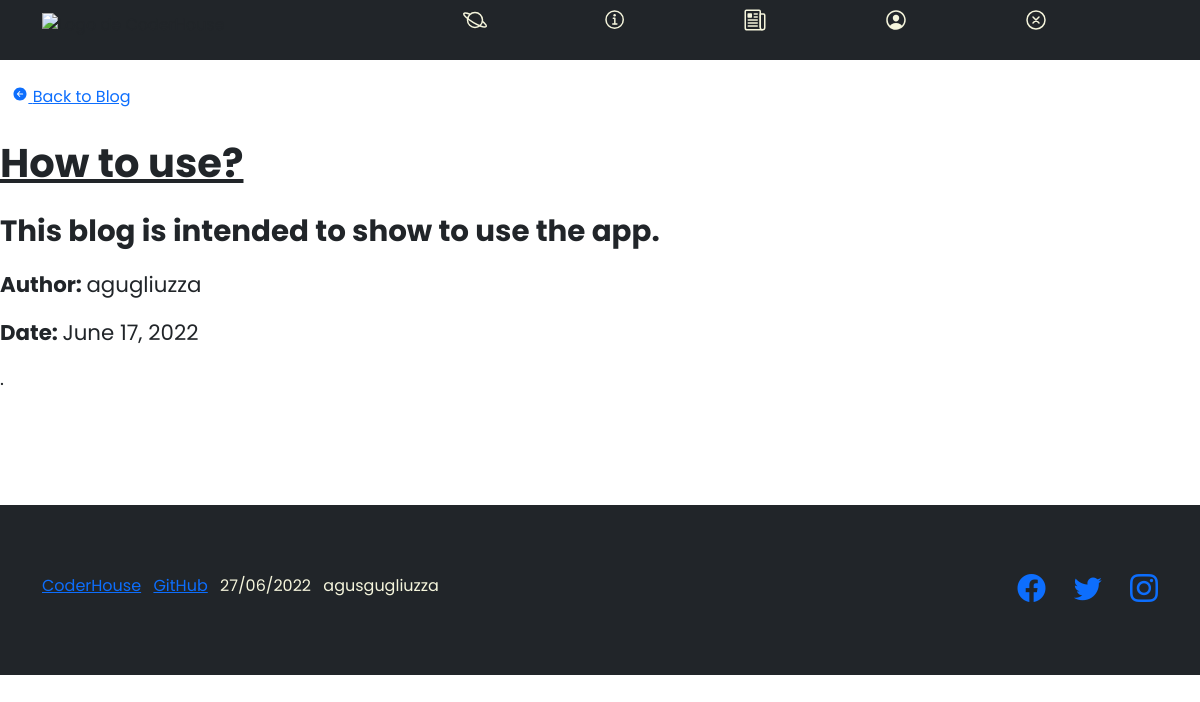
The app's page /details/1/ (signed in) with its own data.
### App_Blog/models.py (models this page shows, shortened)
class ModelBlog(models.Model):
    titulo = models.CharField(max_length=100)
    subtitulo = models.CharField(max_length=100)
    cuerpo = models.TextField()
    autor = models.ForeignKey(User, on_delete=models.CASCADE)
    fecha = models.DateField(auto_now_add=True)

### App_Blog/views.py (the view)
# urls.py: path('details/<pk>/', views.BlogDetail.as_view(), name='notas_detail'),
class BlogDetail(DetailView):
    model = ModelBlog
    template_name = "App_Blog/notas_detail.html"

### App_Blog/templates/App_Blog/notas_detail.html (shortened to what this page needs)
{% extends 'App_Blog/index.html' %}
{% load static %}
{% block cuerpo %}
<br>
<a href="{% url 'notas_list' %}">
    <span class="icon"><ion-icon name="arrow-back-circle"></ion-icon></span>
    <span class="text">Back to Blog</span>
</a>
<br><br>
<div>
    <p style="font-size:30pt;"><u><b>{{object.titulo}}</b></u></p>
    <p style="font-size:22pt;"><b>{{object.subtitulo}}</b></p>
    <p style="font-size:16pt;"><b>Author: </b>{{object.autor}}</p>
    <p style="font-size:16pt;"><b>Date: </b>{{object.fecha}}</p>
    <p style="font-size:14pt;">{{object.cuerpo}}</p>
</div>
<br><br>
<br><br>
{% endblock %}

### App_Blog/templates/App_Blog/index.html (shortened to what this page needs)
<!DOCTYPE html>
<html lang="en">
    <head>
        {% load static %}
        <link href="https://cdn.jsdelivr.net/npm/bootstrap-icons@1.5.0/font/bootstrap-icons.css" rel="stylesheet" type="text/css" />
        <link href="{% static 'App_Blog/css/styles.css' %}" rel="stylesheet" />
    </head>
    <body>
        <nav class="navbar navbar-dark bg-dark static-top">
            <div class="container">
                <img src="https://jobs.coderhouse.com/assets/logos_coderhouse.png" alt="Logo de CoderHouse" height="35">
            <div class="navigation">
                <ul>
                    <li class="list">
                        <a href="{% url 'homepage' %}">
                            <span class="icon"><ion-icon name="planet-outline"></ion-icon></span>
                        </a>
                    </li>
                    <li class="list">
                        <a href="{% url 'about' %}">
                            <span class="icon"><ion-icon name="information-circle-outline"></ion-icon></span>
                        </a>
                    </li>
                    {% if user.is_authenticated %}
                    <li class="list">
                        <a href="{% url 'notas_list' %}">
                            <span class="icon"><ion-icon name="newspaper-outline"></ion-icon></span>
                        </a>
                    </li>
                    <li class="list">
                        <a href="{% url 'user_profile' user.id %}">
                            <span class="icon"><ion-icon name="person-circle-outline"></ion-icon></span>
                        </a>
                    </li>
                    <li class="list">
                        <a href="{% url 'user_logout' %}">
                            <span class="icon"><ion-icon name="close-circle-outline"></ion-icon></span>
                        </a>
                    {% endif %}
                </ul>
            </div>
            </div>
        </nav>
        {% block cuerpo %}
        {% endblock %}
        <footer class="footer bg-dark">
            <div class="container">
                <div class="row">
                    <div class="col-lg-6 h-100 text-center text-lg-start my-auto">
                        <ul class="list-inline mb-2">
                            <li class="list-inline-item"><a href="https://plataforma.coderhouse.com">CoderHouse</a></li>
                            <li class="list-inline-item"><a href="https://github.com/agusgugliu">GitHub</a></li>
                            <li class="list-inline-item" style="color:beige">{% now 'd/m/Y' %}</li>
                            <li class="list-inline-item" style="color:beige">{{user.username}}</li>
                    </div>
                    <div class="col-lg-6 h-100 text-center text-lg-end my-auto">
                        <ul class="list-inline mb-0">
                            <li class="list-inline-item me-4">
                                <a href="https://www.facebook.com/agusgugliuzza/"><i class="bi-facebook fs-3"></i></a>
                            </li>
                            <li class="list-inline-item me-4">
                                <a href="https://twitter.com/agusgugliuzza"><i class="bi-twitter fs-3"></i></a>
                            </li>
                            <li class="list-inline-item">
                                <a href="https://www.instagram.com/agusgugliuzza/"><i class="bi-instagram fs-3"></i></a>
                            </li>
                        </ul>
                    </div>
                </div>
            </div>
        </footer>
    </body>
</html>

### records on screen
ModelBlog: titulo "How to use?", subtitulo "This blog is intended to show to use the app.", autor "agugliuzza", fecha "June 17, 2022", cuerpo "."

### other values on screen
{{ user.username }} "agusgugliuzza"
